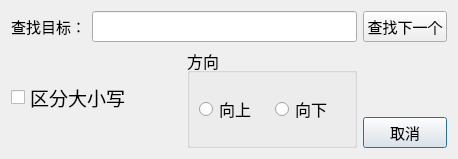
<?xml version="1.0" encoding="UTF-8"?>
<ui version="4.0">
 <class>SearchDialog</class>
 <widget class="QDialog" name="SearchDialog">
  <property name="geometry">
   <rect>
    <x>0</x>
    <y>0</y>
    <width>458</width>
    <height>159</height>
   </rect>
  </property>
  <property name="font">
   <font>
    <pointsize>14</pointsize>
   </font>
  </property>
  <property name="windowTitle">
   <string>Dialog</string>
  </property>
  <layout class="QHBoxLayout" name="horizontalLayout_3">
   <item>
    <layout class="QVBoxLayout" name="verticalLayout">
     <item>
      <layout class="QGridLayout" name="gridLayout_2">
       <item row="0" column="0">
        <widget class="QLabel" name="label">
         <property name="font">
          <font>
           <pointsize>11</pointsize>
          </font>
         </property>
         <property name="text">
          <string>查找目标：</string>
         </property>
        </widget>
       </item>
       <item row="0" column="1">
        <widget class="QLineEdit" name="searchText"/>
       </item>
      </layout>
     </item>
     <item>
      <layout class="QHBoxLayout" name="horizontalLayout_2">
       <item>
        <widget class="QCheckBox" name="cbCaseSensetive">
         <property name="text">
          <string>区分大小写</string>
         </property>
        </widget>
       </item>
       <item>
        <widget class="QGroupBox" name="groupBox">
         <property name="font">
          <font>
           <pointsize>12</pointsize>
          </font>
         </property>
         <property name="title">
          <string>方向</string>
         </property>
         <layout class="QHBoxLayout" name="horizontalLayout">
          <item>
           <widget class="QRadioButton" name="btnUp">
            <property name="font">
             <font>
              <pointsize>12</pointsize>
             </font>
            </property>
            <property name="text">
             <string>向上</string>
            </property>
           </widget>
          </item>
          <item>
           <widget class="QRadioButton" name="btnDown">
            <property name="font">
             <font>
              <pointsize>12</pointsize>
             </font>
            </property>
            <property name="text">
             <string>向下</string>
            </property>
           </widget>
          </item>
         </layout>
        </widget>
       </item>
      </layout>
     </item>
    </layout>
   </item>
   <item>
    <layout class="QGridLayout" name="gridLayout">
     <item row="2" column="0">
      <widget class="QPushButton" name="btnCancel">
       <property name="font">
        <font>
         <pointsize>11</pointsize>
        </font>
       </property>
       <property name="text">
        <string>取消</string>
       </property>
      </widget>
     </item>
     <item row="0" column="0">
      <widget class="QPushButton" name="btnFindNext">
       <property name="font">
        <font>
         <pointsize>11</pointsize>
        </font>
       </property>
       <property name="text">
        <string>查找下一个</string>
       </property>
      </widget>
     </item>
     <item row="1" column="0">
      <spacer name="verticalSpacer">
       <property name="orientation">
        <enum>Qt::Orientation::Vertical</enum>
       </property>
       <property name="sizeHint" stdset="0">
        <size>
         <width>20</width>
         <height>40</height>
        </size>
       </property>
      </spacer>
     </item>
    </layout>
   </item>
  </layout>
 </widget>
 <resources/>
 <connections/>
</ui>
